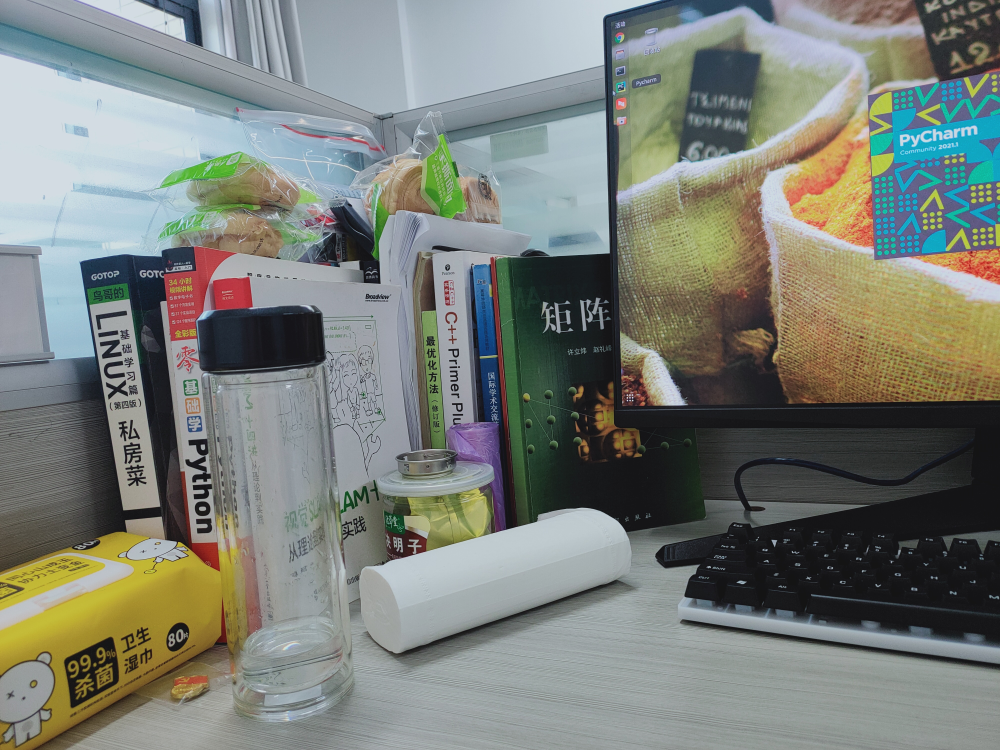
#> input picture img.jpg, 4000 x 3000 px (shown at 1/4 size)
$ python sift_expriments.py
#> lines starting #> are read from the running program, lines starting #| are printed output that depends on the picture; after the words box and inside, x2 and y2 are one past the last pixel; in counts of white or black regions, pixels touching at a corner belong together; long printed decimals are rounded
import cv2
import os
import numpy as np
import math

img = cv2.imread('img.jpg')
#> img is the input picture: shape (3000, 4000, 3); mean B, G, R 120.6, 127.5, 122.9
img1 = cv2.resize(img, (800,600))
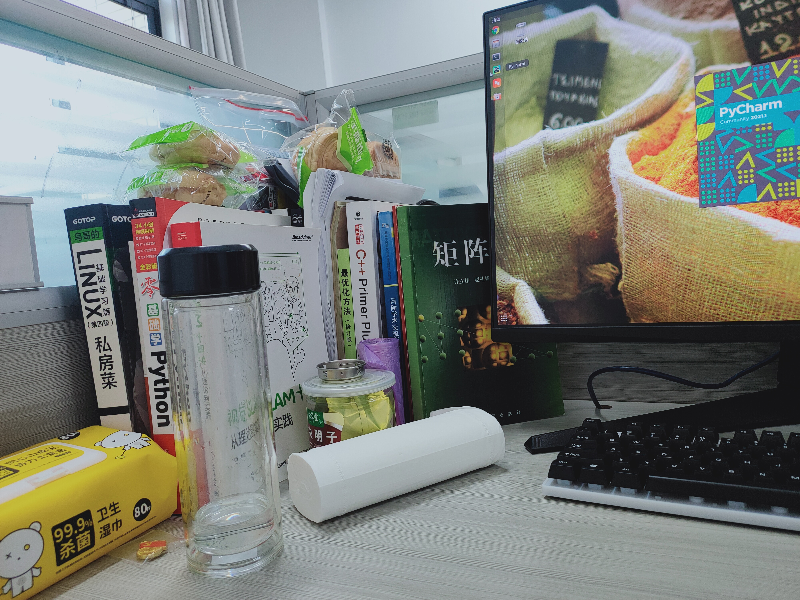
#> img1: shape (600, 800, 3); mean B, G, R 120.6, 127.5, 122.9
gray = cv2.cvtColor(img1, cv2.COLOR_BGR2GRAY)
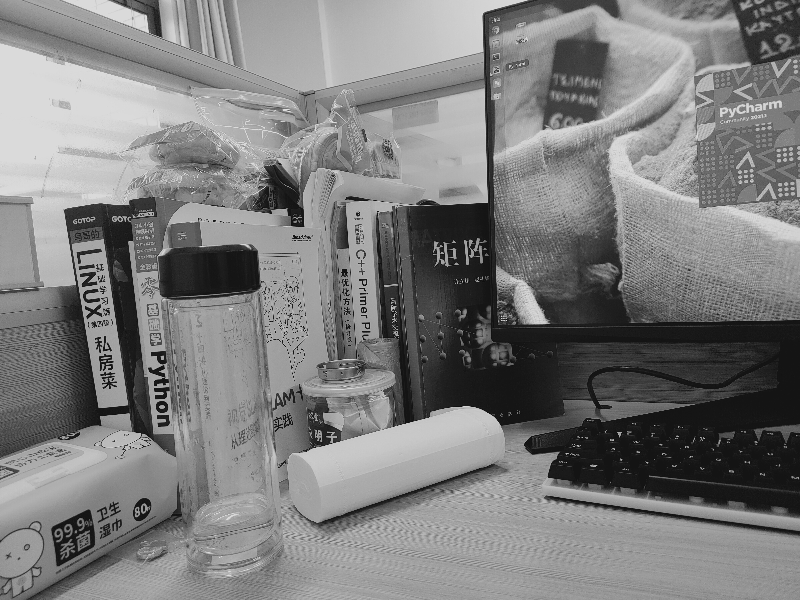
#> gray: shape (600, 800); min 13, max 224, mean 125.3
sift = cv2.SIFT_create()
kp, features = sift.detectAndCompute(gray, None)
#> kp = 2215 keypoints; strongest (x, y, size): (162, 358, 2.4), (162, 407, 2.9), (619, 433, 2.6), (161, 393, 2.3)
# kps就是关键点。它所包含的信息有：
# angle：角度，表示关键点的方向
# class_id：当要对图片进行分类时，我们可以用class_id对每个特征点进行区分
# octave：代表是从金字塔哪一层提取的得到的数据
# pt：关键点点的坐标
# response：响应程度，代表该点强壮大小，更确切的说，是该点角点的程度
# size：该点直径的大小
print("pt is {}".format(kp[0].pt))
#| pt is (2.713, 472.980)
print("features is {}".format(features)+"\n"+"size is {}".format(features.shape))
#> (printed output is left out)
print("num of kps is {}".format((len(kp))))
#| num of kps is 2215

img1 = cv2.drawKeypoints(img1, kp, img)
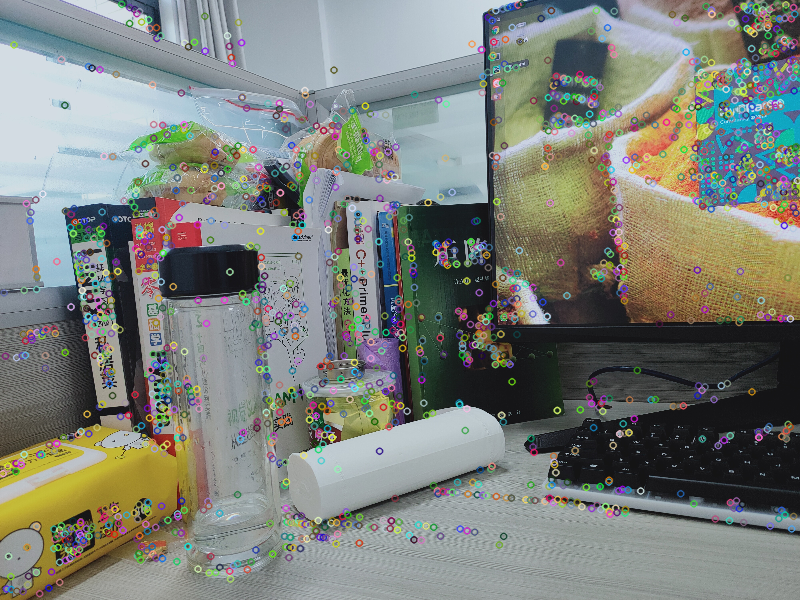
#> img1: shape (600, 800, 3); mean B, G, R 122.1, 128.5, 124.3

for i in range(len(kp)):
    new = (int(kp[i].pt[0] - kp[i].size * math.cos(kp[i].angle)), int(kp[i].pt[1] - kp[i].size * math.sin(kp[i].angle)))
    start = (int(kp[i].pt[0]), int(kp[i].pt[1]))
    img2 = cv2.arrowedLine(img1, start, new, (0, 0, 255), thickness=1)
#> this loop made 2215 passes
#> (new, start) on passes 1 to 3: ((0, 470), (2, 472)), ((4, 290), (3, 292)), ((3, 356), (4, 355))
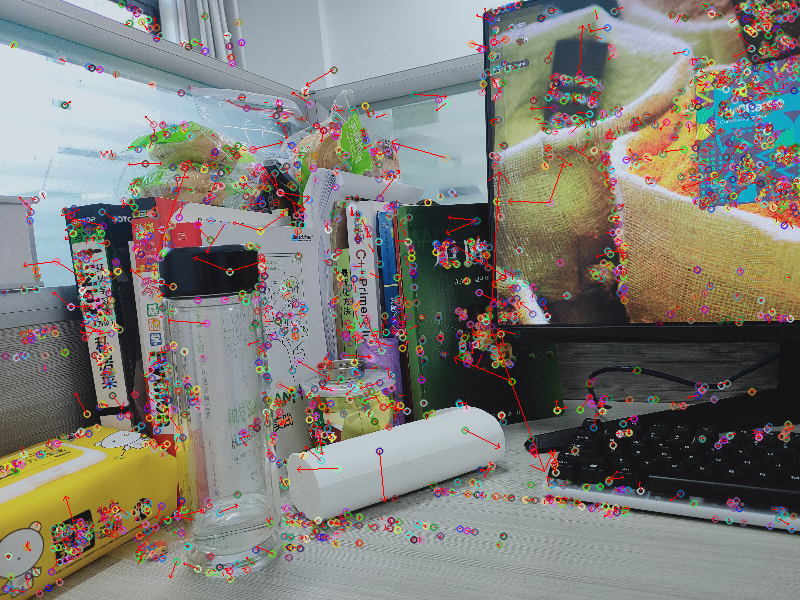
#> img1: shape (600, 800, 3); 2.38% of pixels changed, all inside (x1, y1, x2, y2) = (0, 0, 799, 594)

cv2.imshow("SIFT", img2)
cv2.waitKey(0)
# cv2.destroyAllWindows()
